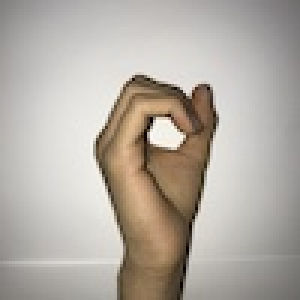
#> input picture images/numbers/0.JPG, 100 x 100 px (shown 3 times larger); its folder holds only this picture in this run
$ python -i utils.py   (imports and definitions only)
#> lines starting #> are read from the running program, lines starting #| are printed output that depends on the picture; after the words box and inside, x2 and y2 are one past the last pixel; in counts of white or black regions, pixels touching at a corner belong together
#> further down, picture is the input picture: shape (100, 100, 3); mean B, G, R 163.8, 172.4, 179.3
import cv2
from os import listdir


def draw_collages(img, **operators_images):
    '''
    this function take an image and operators' images,
    and draw all windows and collages on the screen.
    things like seperating the window into half, adding title, operators, etc.
    '''

    frame_h, frame_w = 480, 640
    half_w, half_h = int(frame_w/2), int(frame_h/2)

    # add title
    cv2.line(img, (0, 70), (frame_w, 70), (0, 255, 0), 3)
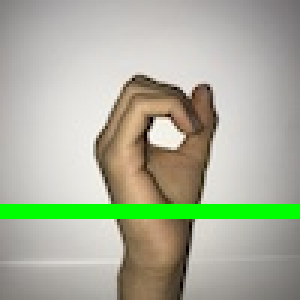
#> img: shape (100, 100, 3) (shown 3 times larger); mean B, G, R 155.7, 176.4, 170.2
    cv2.putText(img, 'AI Calculator', (180, 50), 1, 3, (0, 255, 0), 3)
    # divide the window into half horezontally
    cv2.line(img, (half_w, 70), (half_w, frame_h), (0, 255, 0), 2)


    # left side
    # fill the left side
    img[70:, :half_w] = (255, 255, 255)
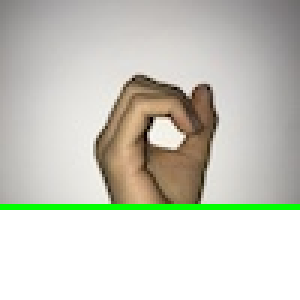
#> img: shape (100, 100, 3) (shown 3 times larger); mean B, G, R 192.5, 203, 202.4

    cv2.line(img, (0, 120), (half_w, 120), (0, 255, 0), 2)
    cv2.putText(img, 'Calculations', (20, 100), 2, .7, (0, 0, 0), 1)
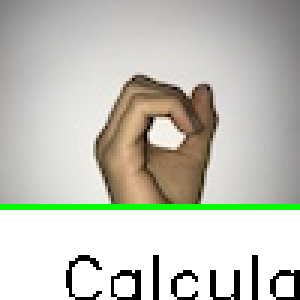
#> img: shape (100, 100, 3) (shown 3 times larger); 2.88% of pixels changed, all inside (x1, y1, x2, y2) = (22, 85, 100, 100)

    # right-hand mini-window
    cv2.line(img, (half_w, 120), (frame_w, 120), (0, 255, 0), 3)
    img[70:120, half_w+2:] = (255, 255, 255)
    cv2.putText(img, 'Fit your hand bellow', (half_w + 20, 100), 2, .7, (0, 0, 0), 1)


    # ============================================================================
    # add operators
    plus = operators_images.get('plus')
    minus = operators_images.get('minus')
    mult = operators_images.get('mult')
    div = operators_images.get('div')
    equal = operators_images.get('equal')

    y_start = 123
    y_end = 173

    x_start = [half_w, half_w+55, half_w+110, half_w+165, half_w+220]
    x_end = [half_w+50, half_w+105, half_w+160, half_w+215, half_w+270]

    # +
#> (the run stopped early here; a loop or call above may not have finished)

$ run again, on images/numbers/1.JPG
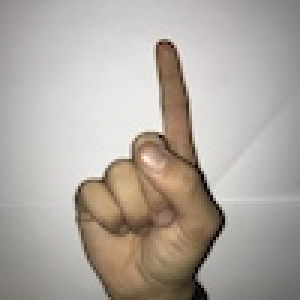
#> input picture images/numbers/1.JPG, 100 x 100 px (shown 3 times larger)
#> picture is the input picture: shape (100, 100, 3); mean B, G, R 161.4, 168.9, 176.2
#> in draw_collages, `img[70:, :half_w] = (255, 255, 255)`:
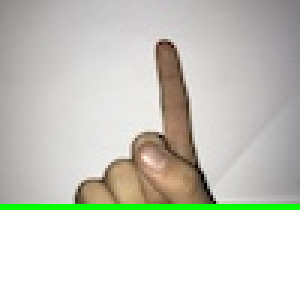
#> img: shape (100, 100, 3) (shown 3 times larger); mean B, G, R 198.3, 206.9, 205.6
#> in draw_collages, `cv2.putText(img, 'Calculations', (20, 100), 2, .7, (0, 0, 0), 1)`:
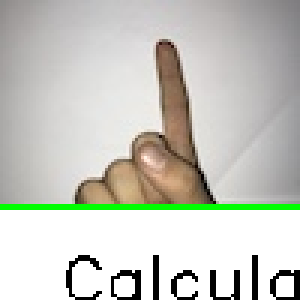
#> img: shape (100, 100, 3) (shown 3 times larger); 2.88% of pixels changed, all inside (x1, y1, x2, y2) = (22, 85, 100, 100)

$ run again, on images/numbers/2.JPG
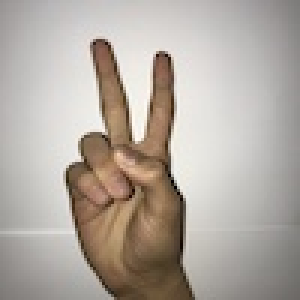
#> input picture images/numbers/2.JPG, 100 x 100 px (shown 3 times larger)
#> picture is the input picture: shape (100, 100, 3); mean B, G, R 161.3, 169.6, 177.9
#> in draw_collages, `img[70:, :half_w] = (255, 255, 255)`:
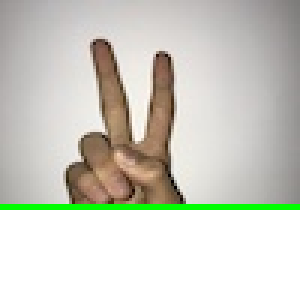
#> img: shape (100, 100, 3) (shown 3 times larger); mean B, G, R 196, 205.8, 205.8
#> in draw_collages, `cv2.putText(img, 'Calculations', (20, 100), 2, .7, (0, 0, 0), 1)`:
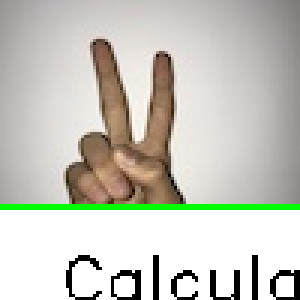
#> img: shape (100, 100, 3) (shown 3 times larger); 2.88% of pixels changed, all inside (x1, y1, x2, y2) = (22, 85, 100, 100)

$ run again, on images/numbers/3.JPG
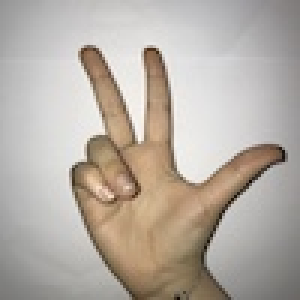
#> input picture images/numbers/3.JPG, 100 x 100 px (shown 3 times larger)
#> picture is the input picture: shape (100, 100, 3); mean B, G, R 164.4, 173.3, 181.7
#> in draw_collages, `img[70:, :half_w] = (255, 255, 255)`:
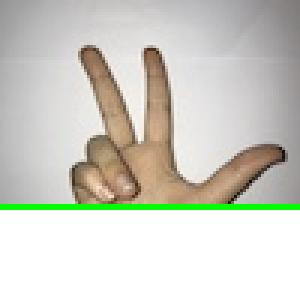
#> img: shape (100, 100, 3) (shown 3 times larger); mean B, G, R 196.8, 206.7, 206.8
#> in draw_collages, `cv2.putText(img, 'Calculations', (20, 100), 2, .7, (0, 0, 0), 1)`:
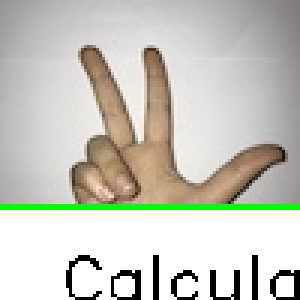
#> img: shape (100, 100, 3) (shown 3 times larger); 2.88% of pixels changed, all inside (x1, y1, x2, y2) = (22, 85, 100, 100)
